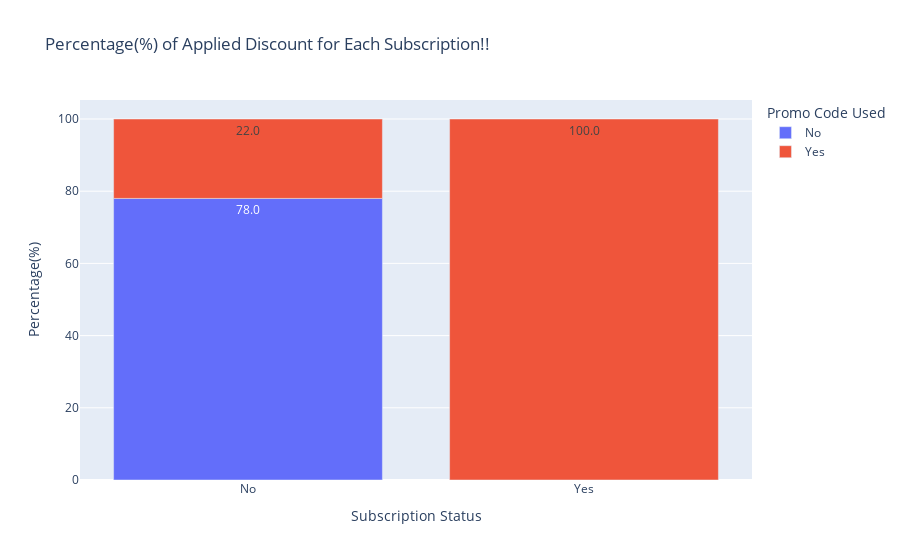

Notebook code cell kept with this figure:
### Code cell
fig = px.bar(discount_by_subscription,
             text_auto="0.1f",  
             title = "Percentage(%) of Applied Discount for Each Subscription!!",
             labels = {"Subscription_Status" :"Subscription Status", "value": "Percentage(%)"},)
fig.show()

### Figure 1 — Plotly figure (JSON) as saved in the notebook; plotly's stock layout.template omitted (floating-point values rounded to 4 significant figures)
{"data": [{"alignmentgroup": "True", "hovertemplate": "Promo Code Used=No<br>Subscription Status=%{x}<br>Percentage(%)=%{y}<extra></extra>", "legendgroup": "No", "marker": {"color": "#636efa", "pattern": {"shape": ""}}, "name": "No", "offsetgroup": "No", "orientation": "v", "showlegend": true, "textposition": "auto", "texttemplate": "%{y:0.1f}", "type": "bar", "x": ["No", "Yes"], "xaxis": "x", "y": [78, 0], "yaxis": "y"}, {"alignmentgroup": "True", "hovertemplate": "Promo Code Used=Yes<br>Subscription Status=%{x}<br>Percentage(%)=%{y}<extra></extra>", "legendgroup": "Yes", "marker": {"color": "#EF553B", "pattern": {"shape": ""}}, "name": "Yes", "offsetgroup": "Yes", "orientation": "v", "showlegend": true, "textposition": "auto", "texttemplate": "%{y:0.1f}", "type": "bar", "x": ["No", "Yes"], "xaxis": "x", "y": [22, 100], "yaxis": "y"}], "layout": {"barmode": "relative", "legend": {"title": {"text": "Promo Code Used"}, "tracegroupgap": 0}, "title": {"text": "Percentage(%) of Applied Discount for Each Subscription!!"}, "xaxis": {"anchor": "y", "domain": [0, 1], "title": {"text": "Subscription Status"}}, "yaxis": {"anchor": "x", "domain": [0, 1], "title": {"text": "Percentage(%)"}}}}
